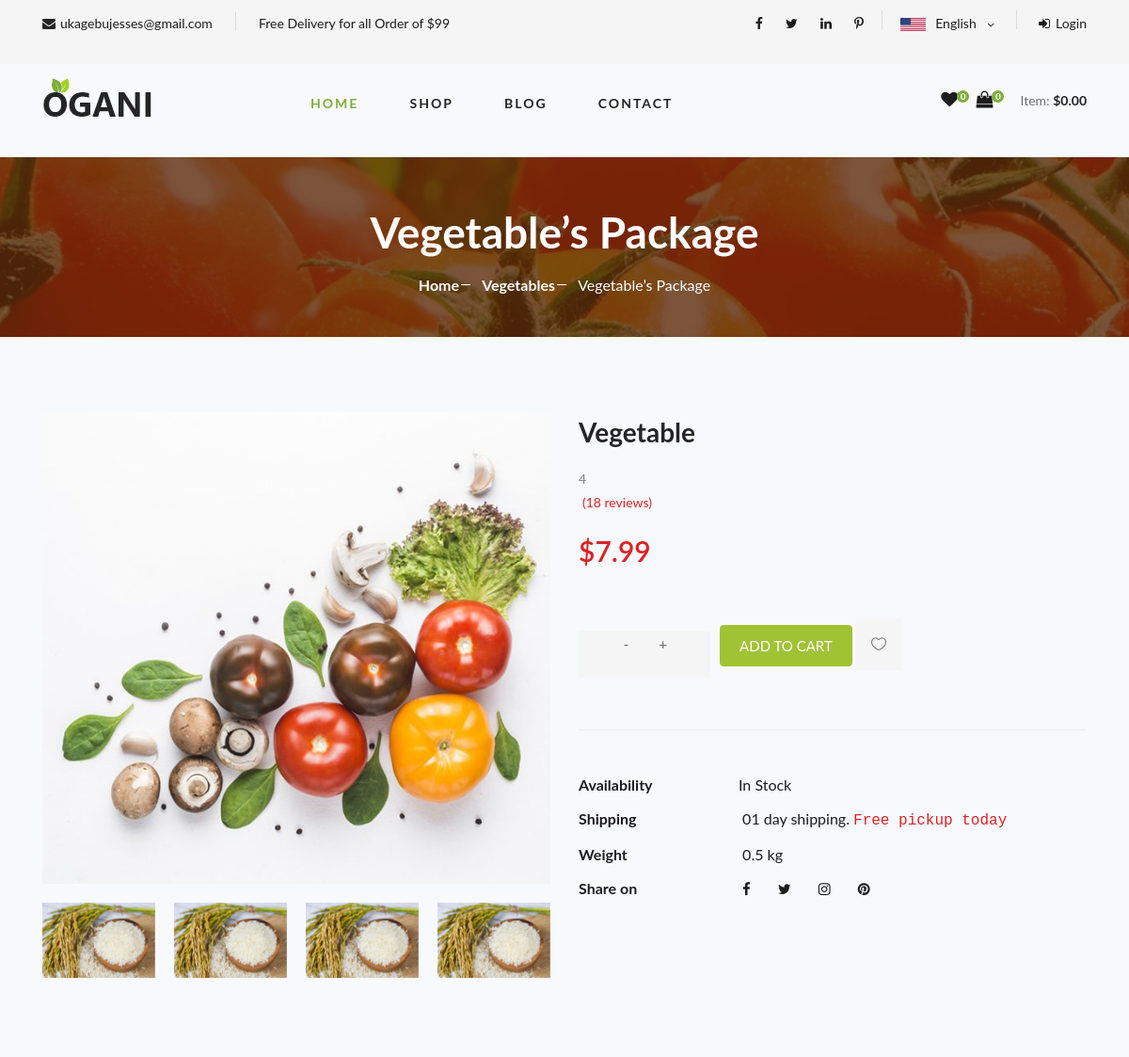
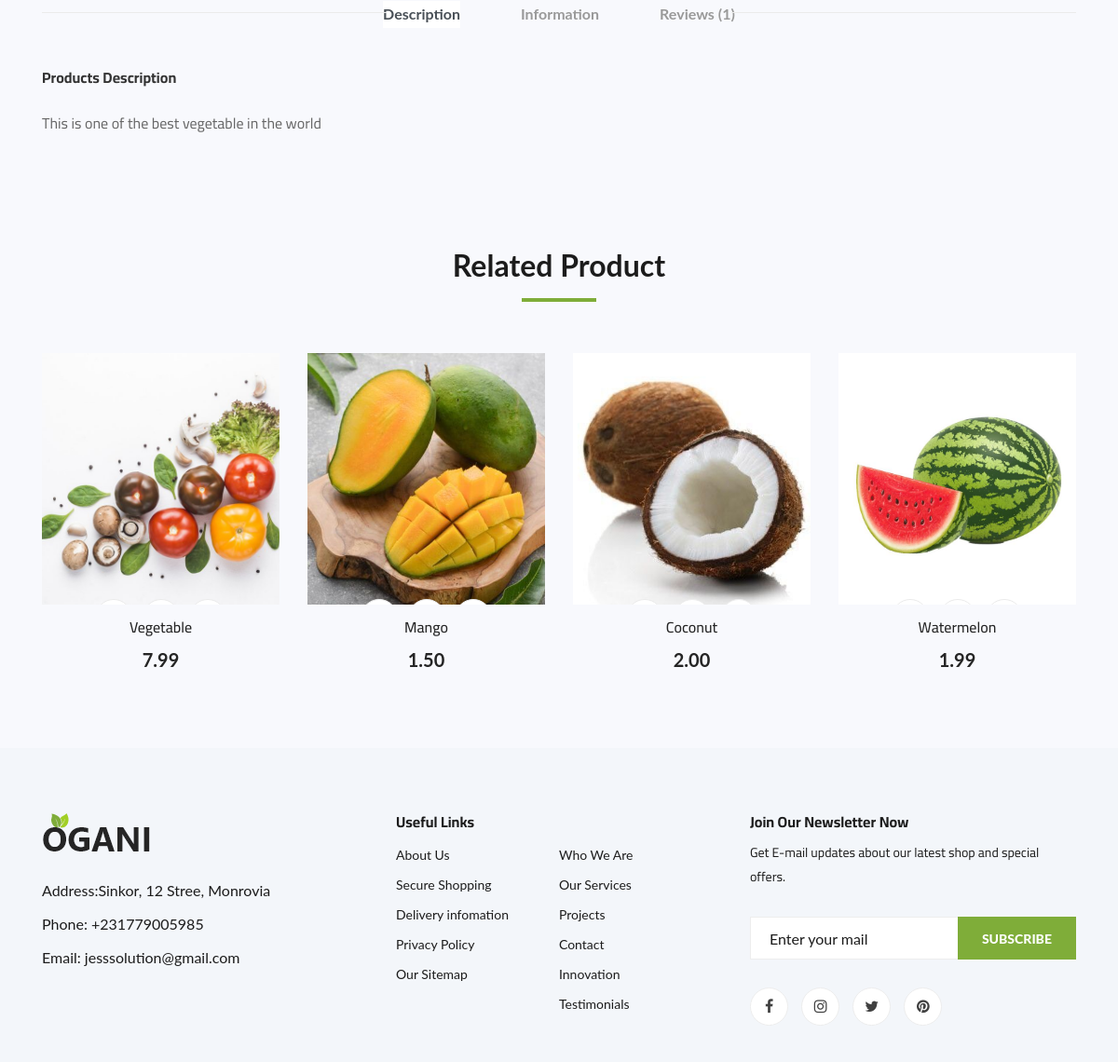
Screenshot of /shop_detail/2/ with the database file from the repository (2 pictures, top to bottom).
### agriApp/models.py (models this page shows, shortened)
class Product(models.Model):
    title = models.CharField(max_length=250)
    image = models.ImageField(upload_to='products/', null=True, blank=True)
    description = models.CharField(max_length=100)
    price = models.DecimalField(max_digits=10, decimal_places=2, default="0.00", null=True, blank=True)
    category = models.ForeignKey(Category, on_delete=models.CASCADE, related_name="category")
    min_price = models.DecimalField(max_digits=5, decimal_places=2, default="0")
    max_price = models.DecimalField(max_digits=5, decimal_places=2, default="0")
    old_price = models.DecimalField(max_digits=10, decimal_places=2, default="0.00", null=True, blank=True)
    user = models.ForeignKey(User, on_delete=models.SET_NULL, null=True)  # Vendor's user
    specification = models.TextField(null=True, blank=True)
    produc_status = models.CharField(max_length=20, choices=STATUS, default="processing")
    rating = models.IntegerField(choices=RATING_CHOICES, blank=True, null=True, default=0)
    featured = models.BooleanField(default=False)
    date = models.DateField(auto_now_add=True)

class ProductImage(models.Model):
    product = models.ForeignKey(Product, related_name='images', on_delete=models.CASCADE)
    image = models.ImageField(upload_to='product_images/')
    image2 = models.ImageField(upload_to='product_images/', null=True, default=0)
    image3 = models.ImageField(upload_to='product_images/', null=True, default=0)
    thumbnail = models.ImageField(upload_to='product_thumbnails/')

### agriApp/views.py (the view)
# urls.py: path('shop_detail/<int:id>/', views.shop_detail, name='shop_detail'),
def shop_detail(request, id):
  product = Product.objects.get(id=id)
  prod_Image = ProductImage.objects.all()
  related_prod = Product.objects.filter(category=product.category)[:4]
  context = {
   'product':product,
   'prod_Image':prod_Image,
   'related_prod':related_prod
  }
  return render(request, 'shop_detail.html', context)

### agriApp/cart.py (called while the page is built)
    def get_total_price(self):
        return sum(Decimal(item['product_price']) * item['qty'] for item in self.cart.values())

### agriApp/context_processors.py (called while the page is built)
def cart_total(request):
    cart = Cart(request)
    total_cost = cart.get_total_price()
    return {
        'cart_total_cost': total_cost
    }

### agriApp/templates/shop_detail.html (shortened to what this page needs)
{% extends 'partials/base.html' %}
{% load static %}
{% block content %}
 <section class="breadcrumb-section set-bg" data-setbg="/static/img/breadcrumb.jpg">
    <div class="container">
        <div class="row">
            <div class="col-lg-12 text-center">
                <div class="breadcrumb__text">
                    <h2>Vegetable’s Package</h2>
                    <div class="breadcrumb__option">
                        <a href="{% url 'index' %}">Home</a>
                        <a href="./index.html">Vegetables</a>
                        <span>Vegetable’s Package</span>
                    </div>
                </div>
            </div>
        </div>
    </div>
</section>
<section class="product-details spad">
    <div class="container">
        <div class="row">
            <div class="col-lg-6 col-md-6">
                <div class="product__details__pic">
                    <div class="product__details__pic__item">
                        <img src="{{product.image.url}}" alt="" srcset="">
                         </div>
                        <div class="product__details__pic__slider owl-carousel">
                            {% for image in prod_Image %}
                            <img data-imgbigurl="{{ image.image.url }}" src="{{ image.thumbnail.url }}" alt="">
                            {% endfor %}
                        </div>
                </div>
            </div>
            <div class="col-lg-6 col-md-6">
                <div class="product__details__text">
                    <h3>{{product.title}}</h3>
                    <div class="product__details__rating">
                        {{product.rating}}
                        <br>
                        <span>(18 reviews)</span>
                    </div>
                    <div class="product__details__price current_price">${{product.price}}</div>
                    <div class="product__details__quantity">
                        <div class="quantity">
                            <div class="pro-qty">
                            </div>
                        </div>
                    </div>
                    <button type="#" class="btn btn-primary" id="add_to_cart-btn">
                        ADD TO CART
                    </button>
                    <a href="#" class="heart-icon"><span class="icon_heart_alt"></span></a>
                    <ul>
                        <li><b>Availability</b><span>In Stock</span></li>
                        <li><b>Shipping</b> <span>01 day shipping. <samp>Free pickup today</samp></span></li>
                        <li><b>Weight</b> <span>0.5 kg</span></li>
                        <li><b>Share on</b>
                            <div class="share">
                                <a href="#"><i class="fa fa-facebook"></i></a>
                                <a href="#"><i class="fa fa-twitter"></i></a>
                                <a href="#"><i class="fa fa-instagram"></i></a>
                                <a href="#"><i class="fa fa-pinterest"></i></a>
                            </div>
                        </li>
                    </ul>
                </div>
            </div>
            <div class="col-lg-12">
                <div class="product__details__tab">
                    <ul class="nav nav-tabs" role="tablist">
                        <li class="nav-item">
                            <a class="nav-link active" data-toggle="tab" href="#tabs-1" role="tab"
                                aria-selected="true">Description</a>
                        </li>
                        <li class="nav-item">
                            <a class="nav-link" data-toggle="tab" href="#tabs-2" role="tab"
                                aria-selected="false">Information</a>
                        </li>
                        <li class="nav-item">
                            <a class="nav-link" data-toggle="tab" href="#tabs-3" role="tab"
                                aria-selected="false">Reviews <span>(1)</span></a>
                        </li>
                    </ul>
                    <div class="tab-content">
                        <div class="tab-pane active" id="tabs-1" role="tabpanel">
                            <div class="product__details__tab__desc">
                                <h6>Products Description</h6>
                                <p>{{product.description}}</p>
                            </div>
                        </div>
                    </div>
                </div>
            </div>
        </div>
    </div>
</section>
<section class="related-product">
    <div class="container">
        <div class="row">
            <div class="col-lg-12">
                <div class="section-title related__product__title">
                    <h2>Related Product</h2>
                </div>
            </div>
        </div>
        <div class="row">
            {% for related in related_prod %}
            <div class="col-lg-3 col-md-4 col-sm-6">
            <div class="product__item">
                <div class="product__item__pic set-bg" data-setbg="{{ related.image.url }}">
                    <ul class="product__item__pic__hover">
                        <li><a href="#"></a></li>
                        <li><a href="#"></a></li>
                        <li><a href="#"></a></li>
                    </ul>
                </div>
                <div class="product__item__text">
                    <h6><a href="#">{{related.title}}</a></h6>
                    <h5>{{related.price}}</h5>
                </div>
            </div>
        </div>
        {% endfor %}
        </div>
    </div>
</section>
{% endblock %}

### rows the page displays
Product: image (picture), title "Vegetable", rating "4", price "7.99", description "This is one of the best vegetable in the world", shows a picture
ProductImage: thumbnail (picture)
ProductImage: thumbnail (picture)
Product: shows a picture, title "Mango", price "1.50"
Product: shows a picture, title "Coconut", price "2.00"
Product: shows a picture, title "Watermelon", price "1.99"

### other values shown
{{ request.session.favorites_data_obj|length }} "0"
{{ request.session.cart_data_obj|length }} "0"
{{ cart_total_cost|floatformat:2 }} "0.00"
